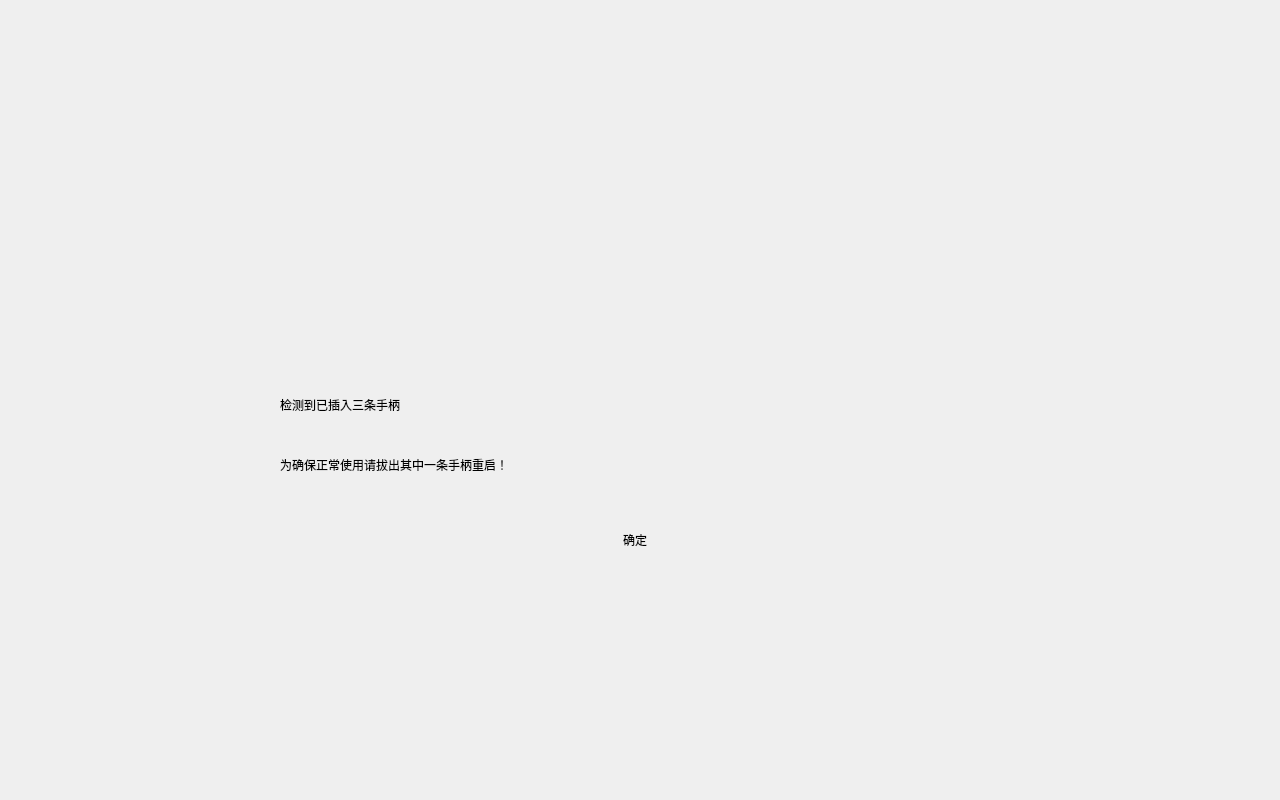
<?xml version="1.0" encoding="UTF-8"?>
<ui version="4.0">
 <class>sensor_restart</class>
 <widget class="QWidget" name="sensor_restart">
  <property name="geometry">
   <rect>
    <x>0</x>
    <y>0</y>
    <width>1280</width>
    <height>800</height>
   </rect>
  </property>
  <property name="windowTitle">
   <string>Form</string>
  </property>
  <widget class="QLabel" name="label_b">
   <property name="geometry">
    <rect>
     <x>280</x>
     <y>220</y>
     <width>720</width>
     <height>360</height>
    </rect>
   </property>
   <property name="styleSheet">
    <string notr="true">background-color: transparent;
border-image: url(:/tu/ALL-IN-ONE ICON/BKG_long.png);
color: rgb(255, 255, 255);</string>
   </property>
   <property name="text">
    <string/>
   </property>
  </widget>
  <widget class="QLabel" name="label">
   <property name="geometry">
    <rect>
     <x>0</x>
     <y>0</y>
     <width>1280</width>
     <height>800</height>
    </rect>
   </property>
   <property name="text">
    <string/>
   </property>
  </widget>
  <widget class="QLabel" name="label_num1">
   <property name="geometry">
    <rect>
     <x>280</x>
     <y>440</y>
     <width>720</width>
     <height>50</height>
    </rect>
   </property>
   <property name="text">
    <string>为确保正常使用请拔出其中一条手柄重启！</string>
   </property>
  </widget>
  <widget class="QLabel" name="label_num2">
   <property name="geometry">
    <rect>
     <x>280</x>
     <y>380</y>
     <width>720</width>
     <height>50</height>
    </rect>
   </property>
   <property name="text">
    <string>检测到已插入三条手柄</string>
   </property>
  </widget>
  <widget class="QLabel" name="label_2">
   <property name="geometry">
    <rect>
     <x>575</x>
     <y>250</y>
     <width>120</width>
     <height>120</height>
    </rect>
   </property>
   <property name="styleSheet">
    <string notr="true">image: url(:/tu/warn.png);</string>
   </property>
   <property name="text">
    <string/>
   </property>
  </widget>
  <widget class="Label_sensor" name="label_ok">
   <property name="geometry">
    <rect>
     <x>585</x>
     <y>510</y>
     <width>100</width>
     <height>60</height>
    </rect>
   </property>
   <property name="text">
    <string>确定</string>
   </property>
   <property name="alignment">
    <set>Qt::AlignCenter</set>
   </property>
  </widget>
  <zorder>label</zorder>
  <zorder>label_b</zorder>
  <zorder>label_num1</zorder>
  <zorder>label_num2</zorder>
  <zorder>label_2</zorder>
  <zorder>label_ok</zorder>
 </widget>
 <customwidgets>
  <customwidget>
   <class>Label_sensor</class>
   <extends>QLabel</extends>
   <header>sensor_restart.h</header>
  </customwidget>
 </customwidgets>
 <resources/>
 <connections/>
</ui>
